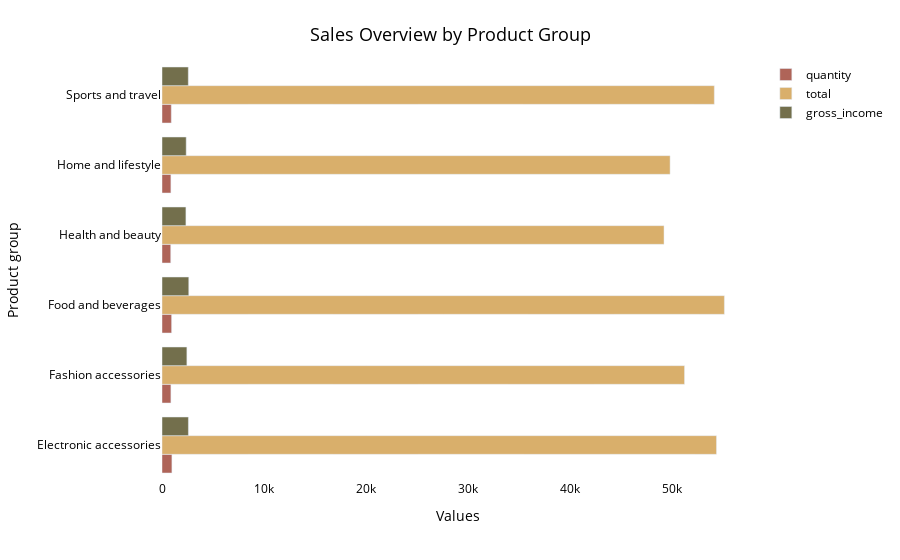

The notebook cell this image was saved under:
### Code cell
fig12= px.bar(prod_sales, y = prod_sales.index, 
                 x = ['quantity','total', 'gross_income'], 
                 color_discrete_sequence = rgb2)

# Step 2: Update the layout of the plot

# hide and lock down axes
#fig.update_yaxes(visible=False, fixedrange=True)
fig12.update_layout(title={'text': 'Sales Overview by Product Group',
                    'font': {'color': 'black', 'size': 18}},
                    title_x=0.5, title_y=0.95, xaxis_title='Values', 
                    yaxis_title='Product group', plot_bgcolor='rgba(0,0,0,0)', 
                    paper_bgcolor='rgba(0,0,0,0)', barmode='group', legend_title_text='',
                   font_color='black')

fig12.show()

### Figure 1 — Plotly figure (JSON) as saved in the notebook; plotly's stock layout.template omitted (floating-point values rounded to 4 significant figures)
{"data": [{"alignmentgroup": "True", "hovertemplate": "variable=quantity<br>value=%{x}<br>product_line=%{y}<extra></extra>", "legendgroup": "quantity", "marker": {"color": "rgb(175, 100, 88)"}, "name": "quantity", "offsetgroup": "quantity", "orientation": "h", "showlegend": true, "textposition": "auto", "type": "bar", "x": [971, 872, 942, 854, 871, 910], "xaxis": "x", "y": ["Electronic accessories", "Fashion accessories", "Food and beverages", "Health and beauty", "Home and lifestyle", "Sports and travel"], "yaxis": "y"}, {"alignmentgroup": "True", "hovertemplate": "variable=total<br>value=%{x}<br>product_line=%{y}<extra></extra>", "legendgroup": "total", "marker": {"color": "rgb(217, 175, 107)"}, "name": "total", "offsetgroup": "total", "orientation": "h", "showlegend": true, "textposition": "auto", "type": "bar", "x": [54340.0, 51200.0, 55110.0, 49190.0, 49790.0, 54120.0], "xaxis": "x", "y": ["Electronic accessories", "Fashion accessories", "Food and beverages", "Health and beauty", "Home and lifestyle", "Sports and travel"], "yaxis": "y"}, {"alignmentgroup": "True", "hovertemplate": "variable=gross_income<br>value=%{x}<br>product_line=%{y}<extra></extra>", "legendgroup": "gross_income", "marker": {"color": "rgb(115, 111, 76)"}, "name": "gross_income", "offsetgroup": "gross_income", "orientation": "h", "showlegend": true, "textposition": "auto", "type": "bar", "x": [2588.0, 2438.0, 2624.0, 2343.0, 2371.0, 2577.0], "xaxis": "x", "y": ["Electronic accessories", "Fashion accessories", "Food and beverages", "Health and beauty", "Home and lifestyle", "Sports and travel"], "yaxis": "y"}], "layout": {"barmode": "group", "font": {"color": "black"}, "legend": {"title": {"text": ""}, "tracegroupgap": 0}, "margin": {"t": 60}, "paper_bgcolor": "rgba(0,0,0,0)", "plot_bgcolor": "rgba(0,0,0,0)", "title": {"font": {"color": "black", "size": 18}, "text": "Sales Overview by Product Group", "x": 0.5, "y": 0.95}, "xaxis": {"anchor": "y", "domain": [0, 1], "title": {"text": "Values"}}, "yaxis": {"anchor": "x", "domain": [0, 1], "title": {"text": "Product group"}}}}
